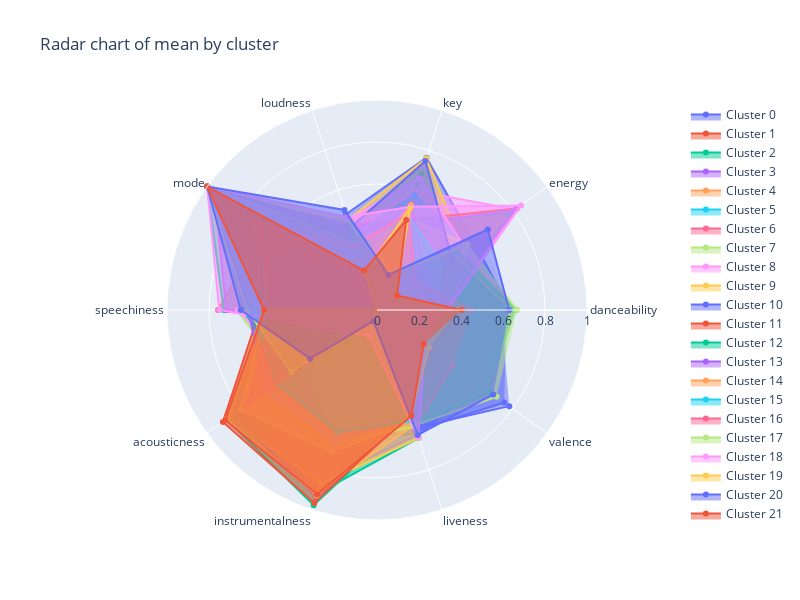

Notebook cell for this chart:
### Code cell
scatter_objects = []
categories = songs5000_preprocessed_df.drop(columns=['tempo', 'duration_ms', 'time_signature', 'cluster']).columns

# Iterate over the unique clusters and add an object for each cluster to the list
for cluster in sorted(songs5000_preprocessed_df['cluster'].unique()):

  # Find the mean value for each column of the cluster
  cluster_means = [songs5000_preprocessed_df.loc[songs5000_preprocessed_df["cluster"] == cluster, category].mean() for category in categories]
  cluster_scatter = go.Scatterpolar(r = cluster_means, theta = categories, fill = 'toself', name = f'Cluster {cluster}')
  scatter_objects.append(cluster_scatter)

# Create the figure (the white area)
fig = go.Figure()
fig.add_traces(scatter_objects)

# Add extras to the plot, such as title
fig.update_layout(
  title_text = 'Radar chart of mean by cluster',
  height = 600,
  width = 800,
  polar = dict(radialaxis = dict(visible = True, range = [0, 1])),
  showlegend = True
)

fig.show()

### Figure 1 — Plotly figure (JSON) as saved in the notebook; plotly's stock layout.template omitted (floating-point values rounded to 4 significant figures)
{"data": [{"fill": "toself", "name": "Cluster 0", "r": [0.6351, 0.5652, 0.7623, 0.4792, 0, 0.6543, 0.476, 0.0531, 0.629, 0.6041], "theta": ["danceability", "energy", "key", "loudness", "mode", "speechiness", "acousticness", "instrumentalness", "liveness", "valence"], "type": "scatterpolar"}, {"fill": "toself", "name": "Cluster 1", "r": [0.3831, 0.3769, 0.49, 0.3113, 0.55, 0.5857, 0.6163, 0.5871, 0.5787, 0.3731], "theta": ["danceability", "energy", "key", "loudness", "mode", "speechiness", "acousticness", "instrumentalness", "liveness", "valence"], "type": "scatterpolar"}, {"fill": "toself", "name": "Cluster 2", "r": [0.1832, 0.05417, 0.6818, 0.1132, 0.5, 0.5283, 0.8861, 0.9771, 0.5242, 0.07536], "theta": ["danceability", "energy", "key", "loudness", "mode", "speechiness", "acousticness", "instrumentalness", "liveness", "valence"], "type": "scatterpolar"}, {"fill": "toself", "name": "Cluster 3", "r": [0.2022, 0.1324, 0.3939, 0.1803, 0.7037, 0.5439, 0.8443, 0.9372, 0.5374, 0.105], "theta": ["danceability", "energy", "key", "loudness", "mode", "speechiness", "acousticness", "instrumentalness", "liveness", "valence"], "type": "scatterpolar"}, {"fill": "toself", "name": "Cluster 4", "r": [0.5665, 0.3368, 0.487, 0.3564, 1, 0.5441, 0.6335, 0.06212, 0.5672, 0.5348], "theta": ["danceability", "energy", "key", "loudness", "mode", "speechiness", "acousticness", "instrumentalness", "liveness", "valence"], "type": "scatterpolar"}, {"fill": "toself", "name": "Cluster 5", "r": [0.324, 0.1131, 0.4138, 0.2122, 0.7356, 0.5379, 0.8906, 0.6319, 0.5419, 0.2427], "theta": ["danceability", "energy", "key", "loudness", "mode", "speechiness", "acousticness", "instrumentalness", "liveness", "valence"], "type": "scatterpolar"}, {"fill": "toself", "name": "Cluster 6", "r": [0.613, 0.2732, 0.2223, 0.3551, 1, 0.5555, 0.6872, 0.03187, 0.5352, 0.5722], "theta": ["danceability", "energy", "key", "loudness", "mode", "speechiness", "acousticness", "instrumentalness", "liveness", "valence"], "type": "scatterpolar"}, {"fill": "toself", "name": "Cluster 7", "r": [0.3705, 0.4424, 0.4841, 0.3317, 0.675, 0.668, 0.5302, 0.443, 0.598, 0.3779], "theta": ["danceability", "energy", "key", "loudness", "mode", "speechiness", "acousticness", "instrumentalness", "liveness", "valence"], "type": "scatterpolar"}, {"fill": "toself", "name": "Cluster 8", "r": [0.3303, 0.8138, 0.5964, 0.4185, 0, 0.7166, 0.152, 0.8755, 0.6251, 0.3372], "theta": ["danceability", "energy", "key", "loudness", "mode", "speechiness", "acousticness", "instrumentalness", "liveness", "valence"], "type": "scatterpolar"}, {"fill": "toself", "name": "Cluster 9", "r": [0.6587, 0.5055, 0.7597, 0.451, 1, 0.606, 0.4922, 0.03056, 0.5741, 0.6623], "theta": ["danceability", "energy", "key", "loudness", "mode", "speechiness", "acousticness", "instrumentalness", "liveness", "valence"], "type": "scatterpolar"}, {"fill": "toself", "name": "Cluster 10", "r": [0.5885, 0.3632, 0.1862, 0.3595, 0.9787, 0.5657, 0.7082, 0.04197, 0.5899, 0.7788], "theta": ["danceability", "energy", "key", "loudness", "mode", "speechiness", "acousticness", "instrumentalness", "liveness", "valence"], "type": "scatterpolar"}, {"fill": "toself", "name": "Cluster 11", "r": [0.2696, 0.8228, 0.4508, 0.4241, 0.6667, 0.7559, 0.1589, 0.6438, 0.6203, 0.288], "theta": ["danceability", "energy", "key", "loudness", "mode", "speechiness", "acousticness", "instrumentalness", "liveness", "valence"], "type": "scatterpolar"}, {"fill": "toself", "name": "Cluster 12", "r": [0.2874, 0.7858, 0.4381, 0.3838, 1, 0.7298, 0.1424, 0.9189, 0.641, 0.3], "theta": ["danceability", "energy", "key", "loudness", "mode", "speechiness", "acousticness", "instrumentalness", "liveness", "valence"], "type": "scatterpolar"}, {"fill": "toself", "name": "Cluster 13", "r": [0.3096, 0.8136, 0.4225, 0.4324, 0.9565, 0.7173, 0.1641, 0.8465, 0.6264, 0.351], "theta": ["danceability", "energy", "key", "loudness", "mode", "speechiness", "acousticness", "instrumentalness", "liveness", "valence"], "type": "scatterpolar"}, {"fill": "toself", "name": "Cluster 14", "r": [0.2003, 0.1651, 0.5664, 0.1949, 0.6923, 0.5595, 0.7412, 0.9091, 0.5745, 0.1544], "theta": ["danceability", "energy", "key", "loudness", "mode", "speechiness", "acousticness", "instrumentalness", "liveness", "valence"], "type": "scatterpolar"}, {"fill": "toself", "name": "Cluster 15", "r": [0.4798, 0.5235, 0.5753, 0.3737, 0, 0.6565, 0.4275, 0.511, 0.5781, 0.4163], "theta": ["danceability", "energy", "key", "loudness", "mode", "speechiness", "acousticness", "instrumentalness", "liveness", "valence"], "type": "scatterpolar"}, {"fill": "toself", "name": "Cluster 16", "r": [0.2987, 0.1905, 0.5276, 0.2038, 0.6495, 0.5581, 0.805, 0.9341, 0.5319, 0.2544], "theta": ["danceability", "energy", "key", "loudness", "mode", "speechiness", "acousticness", "instrumentalness", "liveness", "valence"], "type": "scatterpolar"}, {"fill": "toself", "name": "Cluster 17", "r": [0.3688, 0.5319, 0.4623, 0.3396, 1, 0.6466, 0.4229, 0.6617, 0.5854, 0.3232], "theta": ["danceability", "energy", "key", "loudness", "mode", "speechiness", "acousticness", "instrumentalness", "liveness", "valence"], "type": "scatterpolar"}, {"fill": "toself", "name": "Cluster 18", "r": [0.6555, 0.5142, 0.6595, 0.4516, 0, 0.6627, 0.4868, 0.02597, 0.5777, 0.6365], "theta": ["danceability", "energy", "key", "loudness", "mode", "speechiness", "acousticness", "instrumentalness", "liveness", "valence"], "type": "scatterpolar"}, {"fill": "toself", "name": "Cluster 19", "r": [0.1632, 0.07934, 0.2652, 0.1728, 0.75, 0.5288, 0.8664, 0.8718, 0.6414, 0.06775], "theta": ["danceability", "energy", "key", "loudness", "mode", "speechiness", "acousticness", "instrumentalness", "liveness", "valence"], "type": "scatterpolar"}, {"fill": "toself", "name": "Cluster 20", "r": [0.6179, 0.4372, 0.7457, 0.4116, 1, 0.6047, 0.6182, 0.02281, 0.6028, 0.7488], "theta": ["danceability", "energy", "key", "loudness", "mode", "speechiness", "acousticness", "instrumentalness", "liveness", "valence"], "type": "scatterpolar"}, {"fill": "toself", "name": "Cluster 21", "r": [0.4187, 0.1034, 0.4351, 0.1874, 0.6746, 0.5574, 0.9069, 0.9659, 0.5181, 0.3255], "theta": ["danceability", "energy", "key", "loudness", "mode", "speechiness", "acousticness", "instrumentalness", "liveness", "valence"], "type": "scatterpolar"}, {"fill": "toself", "name": "Cluster 22", "r": [0.6609, 0.4723, 0.2198, 0.4504, 0, 0.635, 0.5439, 0.02272, 0.5704, 0.663], "theta": ["danceability", "energy", "key", "loudness", "mode", "speechiness", "acousticness", "instrumentalness", "liveness", "valence"], "type": "scatterpolar"}, {"fill": "toself", "name": "Cluster 23", "r": [0.2995, 0.288, 0.5253, 0.2466, 0.5185, 0.6135, 0.657, 0.6568, 0.5361, 0.234], "theta": ["danceability", "energy", "key", "loudness", "mode", "speechiness", "acousticness", "instrumentalness", "liveness", "valence"], "type": "scatterpolar"}, {"fill": "toself", "name": "Cluster 24", "r": [0.3017, 0.1756, 0.5267, 0.2405, 0.6765, 0.5269, 0.8037, 0.7097, 0.56, 0.2701], "theta": ["danceability", "energy", "key", "loudness", "mode", "speechiness", "acousticness", "instrumentalness", "liveness", "valence"], "type": "scatterpolar"}, {"fill": "toself", "name": "Cluster 25", "r": [0.288, 0.3762, 0.4742, 0.2972, 0.65, 0.594, 0.5922, 0.6114, 0.555, 0.2378], "theta": ["danceability", "energy", "key", "loudness", "mode", "speechiness", "acousticness", "instrumentalness", "liveness", "valence"], "type": "scatterpolar"}, {"fill": "toself", "name": "Cluster 26", "r": [0.4527, 0.2258, 0.4852, 0.3233, 0.7, 0.4939, 0.7581, 0.02492, 0.5853, 0.4468], "theta": ["danceability", "energy", "key", "loudness", "mode", "speechiness", "acousticness", "instrumentalness", "liveness", "valence"], "type": "scatterpolar"}, {"fill": "toself", "name": "Cluster 27", "r": [0.6665, 0.5283, 0.175, 0.4509, 1, 0.6188, 0.504, 0.02635, 0.5781, 0.7038], "theta": ["danceability", "energy", "key", "loudness", "mode", "speechiness", "acousticness", "instrumentalness", "liveness", "valence"], "type": "scatterpolar"}, {"fill": "toself", "name": "Cluster 28", "r": [0.3343, 0.8472, 0.5167, 0.4661, 1, 0.7514, 0.1849, 0.1274, 0.6372, 0.2815], "theta": ["danceability", "energy", "key", "loudness", "mode", "speechiness", "acousticness", "instrumentalness", "liveness", "valence"], "type": "scatterpolar"}, {"fill": "toself", "name": "Cluster 29", "r": [0.3873, 0.1063, 0.5106, 0.1869, 0, 0.5415, 0.8839, 0.9271, 0.5243, 0.3068], "theta": ["danceability", "energy", "key", "loudness", "mode", "speechiness", "acousticness", "instrumentalness", "liveness", "valence"], "type": "scatterpolar"}, {"fill": "toself", "name": "Cluster 30", "r": [0.6296, 0.6524, 0.1753, 0.501, 1, 0.6493, 0.3942, 0.05584, 0.626, 0.6842], "theta": ["danceability", "energy", "key", "loudness", "mode", "speechiness", "acousticness", "instrumentalness", "liveness", "valence"], "type": "scatterpolar"}, {"fill": "toself", "name": "Cluster 31", "r": [0.4031, 0.118, 0.4507, 0.1977, 1, 0.5378, 0.8929, 0.9238, 0.5299, 0.2752], "theta": ["danceability", "energy", "key", "loudness", "mode", "speechiness", "acousticness", "instrumentalness", "liveness", "valence"], "type": "scatterpolar"}], "layout": {"height": 600, "polar": {"radialaxis": {"range": [0, 1], "visible": true}}, "showlegend": true, "title": {"text": "Radar chart of mean by cluster"}, "width": 800}}
